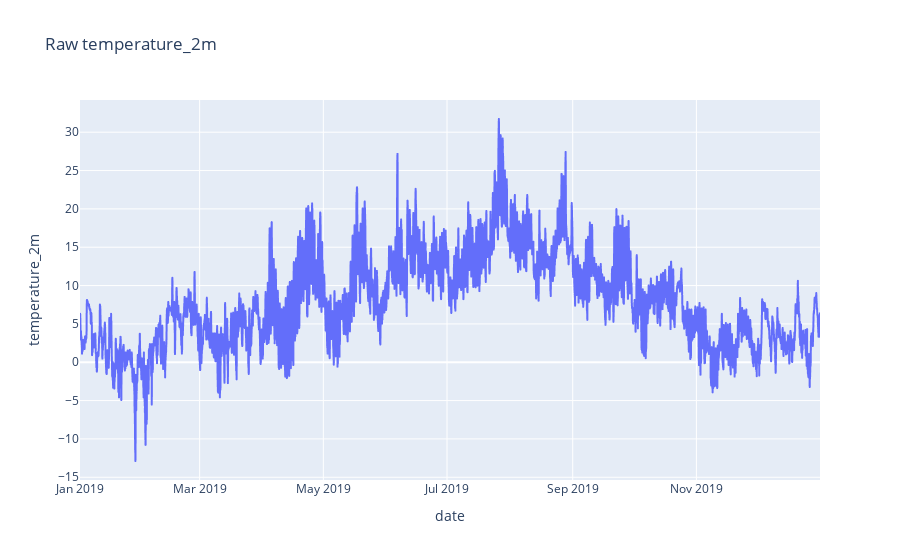

The code cell stored with this chart in its notebook:
### Code cell
fig = px.line(df_hourly, x="date", y="temperature_2m", title='Raw temperature_2m')
fig.show()

### Figure 1 — Plotly figure (JSON) as saved in the notebook; plotly's stock layout.template omitted (floating-point values rounded to 4 significant figures; data arrays with more than 128 entries replaced by an {"elided": "..."} marker saying what was removed)
{"data": [{"hovertemplate": "date=%{x}<br>temperature_2m=%{y}<extra></extra>", "legendgroup": "", "line": {"color": "#636efa", "dash": "solid"}, "marker": {"symbol": "circle"}, "mode": "lines", "name": "", "showlegend": false, "type": "scattergl", "x": {"elided": "8760 str values"}, "xaxis": "x", "y": {"elided": "8760 float values"}, "yaxis": "y"}], "layout": {"legend": {"tracegroupgap": 0}, "title": {"text": "Raw temperature_2m"}, "xaxis": {"anchor": "y", "domain": [0, 1], "title": {"text": "date"}}, "yaxis": {"anchor": "x", "domain": [0, 1], "title": {"text": "temperature_2m"}}}}
